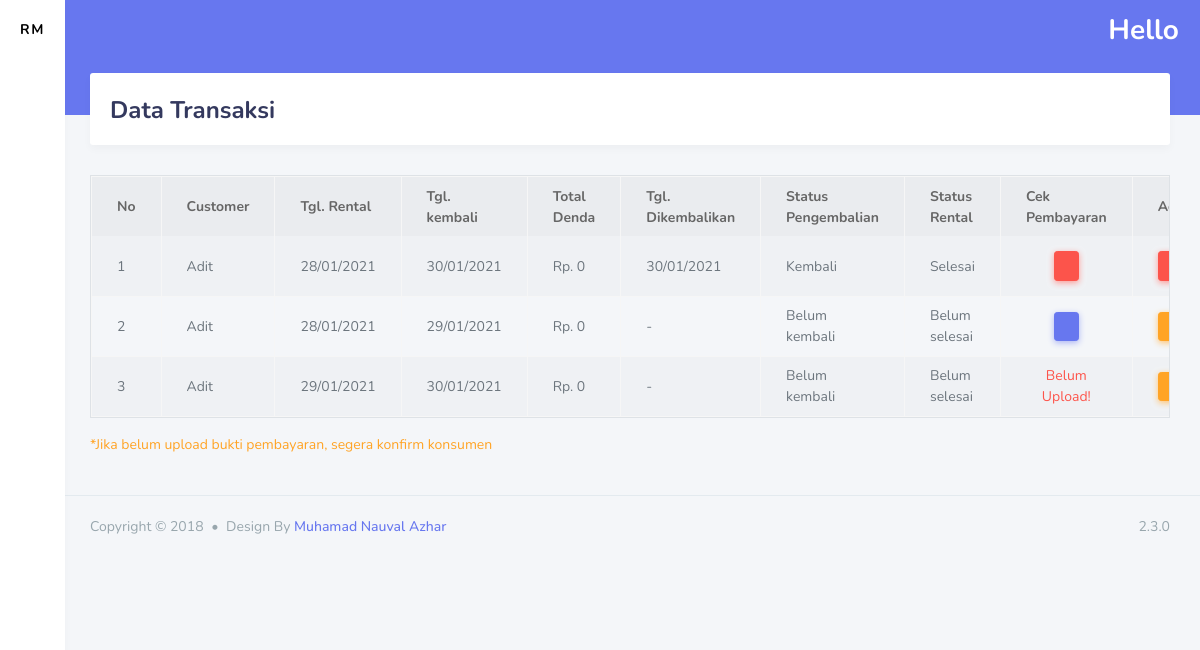
Screenshot of /index.php/admin/transaksi with the database file from the repository.
### tables this page shows
CREATE TABLE `transaksi` (
  `id_rental` int(11) NOT NULL,
  `id_customer` int(11) NOT NULL,
  `id_mobil` int(11) NOT NULL,
  `tanggal_rental` date NOT NULL,
  `tanggal_kembali` date NOT NULL,
  `harga` varchar(120) NOT NULL,
  `denda` varchar(120) NOT NULL,
  `total_denda` varchar(120) NOT NULL,
  `tanggal_pengembalian` date NOT NULL,
  `status_pengembalian` varchar(50) NOT NULL,
  `status_rental` varchar(50) NOT NULL,
  `bukti_pembayaran` varchar(120) NOT NULL,
  `status_pembayaran` int(11) NOT NULL
);

CREATE TABLE `customer` (
  `id_customer` int(11) NOT NULL,
  `nama` varchar(120) NOT NULL,
  `username` varchar(120) NOT NULL,
  `alamat` varchar(120) NOT NULL,
  `gender` varchar(20) NOT NULL,
  `no_telepon` varchar(20) NOT NULL,
  `no_ktp` varchar(50) NOT NULL,
  `password` varchar(120) NOT NULL,
  `role_id` int(11) NOT NULL
);

### application/controllers/admin/Transaksi.php (called while the page is built, shortened)
<?php
class Transaksi extends CI_Controller
{
  public function index()
  {
    $data['transaksi'] = $this->db->query("SELECT * FROM transaksi tr, mobil mb, customer cs
                                                WHERE tr.id_mobil = mb.id_mobil
                                                AND tr.id_customer = cs.id_customer")->result_array();
    $this->load->view('templates_admin/header');
    $this->load->view('templates_admin/sidebar');
    $this->load->view('admin/data_transaksi', $data);
    $this->load->view('templates_admin/footer');
  }
}

### index.php (called while the page is built, shortened)
<?php
require_once BASEPATH.'core/CodeIgniter.php';

### application/views/admin/data_transaksi.php (the view, shortened to what this page needs)
<div class="main-content">
    <section class="section">
        <div class="section-header">
            <h1>Data Transaksi</h1>
        </div>
    </section>
    <table class="table table-responsive table-bordered table-striped">
        <thead>
            <tr>
                <th>No</th>
                <th>Customer</th>
                <th>Tgl. Rental</th>
                <th>Tgl. kembali</th>
                <th>Total Denda</th>
                <th>Tgl. Dikembalikan</th>
                <th>Status Pengembalian</th>
                <th>Status Rental</th>
                <th>Cek Pembayaran</th>
                <th>Actions</th>
            </tr>
        </thead>
        <?php
        $no = 1;
        foreach ($transaksi as $tr) : ?>
            <tr>
                <td><?= $no++; ?></td>
                <td><?= ucfirst($tr['nama']); ?></td>
                <td><?= date('d/m/Y', strtotime($tr['tanggal_rental'])); ?></td>
                <td><?= date('d/m/Y', strtotime($tr['tanggal_kembali'])); ?></td>
                <td>Rp. <?= number_format($tr['total_denda'], 0, ',', '.'); ?></td>
                <td>
                    <?php if ($tr['tanggal_pengembalian'] == "0000-00-00") {
                        echo "-";
                    } else {
                        echo date('d/m/Y', strtotime($tr['tanggal_pengembalian']));
                    }
                    ?>
                </td>
                <td><?= ucfirst($tr['status_pengembalian']) ?></td>
                <td><?= ucfirst($tr['status_rental']) ?></td>
                <td>
                    <center>
                        <?php if (empty($tr['bukti_pembayaran'])) : ?>
                            <span class="text-danger">Belum Upload!</span>
                        <?php elseif ($tr['status_pembayaran'] == 0) : ?>
                            <a class="btn btn-sm btn-primary" href="<?= base_url('admin/transaksi/pembayaran/' . $tr['id_rental']) ?>"><i class="fas fa-check-circle"></i></a>
                        <?php else : ?>
                            <button class="btn btn-sm btn-danger"><i class="fas fa-times-circle"></i></button>
                        <?php endif; ?>
                    </center>
                </td>
                <td>
                    <?php if ($tr['status_pembayaran'] == '1') { ?>
                        <?php
                        if ($tr['status_rental'] == 'selesai' and $tr['status_pengembalian'] == 'kembali') { ?>
                            <div class="row">
                                <div class="col">
                                    <a onclick="return confirm('Yakin Batal Transaksi?')" href="<?= base_url('admin/transaksi/transaksi_batal/' . $tr['id_rental']) ?>" class="btn btn-sm btn-danger"><i class="fas fa-times"></i></a>
                                </div>
                            </div>
                        <?php
                        } ?>
                    <?php } else { ?>
                        <button class="btn btn-sm btn-warning" id="detail" data-toggle="modal" data-target="#exampleModal" data-nama="<?= $tr['nama'] ?>" data-merk="<?= $tr['merk'] ?>" data-harga="Rp. <?= number_format($tr['harga'], 0, ',', '.') ?>" data-denda="Rp. <?= number_format($tr['denda'], 0, ',', '.') ?>">
                            <i class="fas fa-eye"></i>
                        </button>
                    <?php } ?>
                </td>
            </tr>
        <?php endforeach; ?>
    </table>
    <span class="text-warning mt-4">*Jika belum upload bukti pembayaran, segera konfirm konsumen</span>
</div>

### application/views/templates_admin/header.php (shortened to what this page needs)
<!DOCTYPE html>
<html lang="en">
<head>
    <link rel="stylesheet" href="<?= base_url('assets/bootstrap-4.5.0/css/bootstrap.min.css') ?>">
    <link rel="stylesheet" href="<?= base_url('assets/fontawesome-free/css/all.css') ?>">
    <link rel="stylesheet" href="<?= base_url('assets/assets_stisla') ?>/assets/css/style.css">
    <link rel="stylesheet" href="<?= base_url('assets/assets_stisla') ?>/assets/css/components.css">
</head>

### application/views/templates_admin/sidebar.php (shortened to what this page needs)
<body class="<?= $this->uri->segment(2) == 'transaksi' ? 'sidebar-mini' : null ?>">
    <div id="app">
        <div class="main-wrapper">
            <div class="navbar-bg"></div>
            <nav class="navbar navbar-expand-lg main-navbar">
                <form class="form-inline mr-auto">
                    <ul class="navbar-nav mr-3">
                        <li><a href="#" data-toggle="sidebar" class="nav-link nav-link-lg"><i class="fas fa-bars"></i></a></li>
                    </ul>
                </form>
                <ul class="navbar-nav navbar-right">
                    <h3 class="text-white">Hello <?= $this->session->userdata('username') ?> </h3>
                </ul>
            </nav>
            <div class="main-sidebar">
                <aside id="sidebar-wrapper">
                    <div class="sidebar-brand sidebar-brand-sm">
                        <a href="<?= base_url('admin/dashboard') ?>">RM</a>
                    </div>
                    <ul class="sidebar-menu">
                        <li><a class="nav-link" href="<?= base_url('admin/dashboard') ?>"><i class="fas fa-tachometer-alt"></i> <span>Dashboard</span></a></li>
                        <li><a class="nav-link" href="<?= base_url('admin/data_mobil') ?>"><i class="fas fa-car"></i> <span>Data Mobil</span></a></li>
                        <li><a class="nav-link" href="<?= base_url('admin/data_type') ?>"><i class="fas fa-grip-horizontal"></i> <span>Data Type</span></a></li>
                        <li><a class="nav-link" href="<?= base_url('admin/data_supir') ?>"><i class="fas fa-user-tie"></i> <span>Data Supir</span></a></li>
                        <li><a class="nav-link" href="<?= base_url('admin/data_customer') ?>"><i class="fas fa-users"></i> <span>Data Customer</span></a></li>
                        <li><a class="nav-link" href="<?= base_url('admin/transaksi') ?>"><i class="fas fa-random"></i> <span>Transaksi</span></a></li>
                        <li><a class="nav-link" href="<?= base_url('admin/laporan') ?>"><i class="fas fa-clipboard-list"></i> <span>Laporan</span></a></li>
                        <li><a class="nav-link" href="<?= base_url('auth/logout_admin') ?>"><i class="fas fa-sign-out-alt"></i> <span>Logout</span></a></li>
                        <li><a class="nav-link" href="<?= base_url('auth/ganti_password') ?>"><i class="fas fa-lock"></i> <span>Ganti Password</span></a></li>
                    </ul>
                </aside>
            </div>

### application/views/templates_admin/footer.php (shortened to what this page needs)
<footer class="main-footer">
    <div class="footer-left">
        Copyright &copy; 2018 <div class="bullet"></div> Design By <a href="https://nauval.in/">Muhamad Nauval Azhar</a>
    </div>
    <div class="footer-right">
        2.3.0
    </div>
</footer>
</div>
</div>
</body>
</html>

### rows the page displays
transaksi: id_customer.nama "Adit", tanggal_rental "28/01/2021", tanggal_kembali "30/01/2021", total_denda "0", tanggal_pengembalian "30/01/2021", status_pengembalian "Kembali", status_rental "Selesai", status_pembayaran 1 (drawn)
transaksi: id_customer.nama "Adit", tanggal_rental "28/01/2021", tanggal_kembali "29/01/2021", total_denda "0", status_pengembalian "Belum kembali", status_rental "Belum selesai"
transaksi: id_customer.nama "Adit", tanggal_rental "29/01/2021", tanggal_kembali "30/01/2021", total_denda "0", status_pengembalian "Belum kembali", status_rental "Belum selesai", bukti_pembayaran "Belum Upload!"
